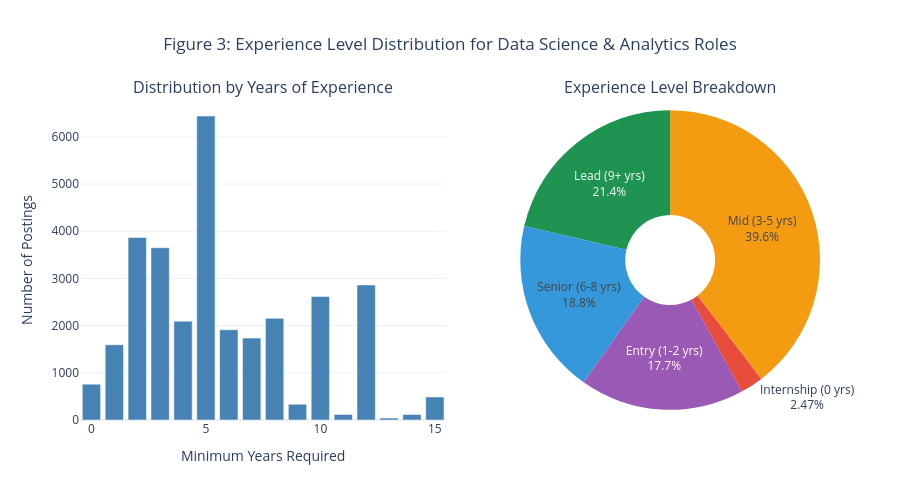

Notebook cell for this chart:
### Code cell
# Bar chart: detailed distribution
fig.add_trace(
    go.Bar(
        x=exp_pdf["MIN_YEARS_EXPERIENCE_CLEANED"],
        y=exp_pdf["count"],
        marker_color="steelblue",
        name="Job Postings",
        hovertemplate="Years: %{x}<br>Postings: %{y:,}<extra></extra>"
    ),
    row=1, col=1
)

# Pie chart: entry vs senior
colors = ["#1f9450", "#3498db", "#f39c12", "#e74c3c", "#9b59b6"]
fig.add_trace(
    go.Pie(
        labels=level_counts["EXPERIENCE_LEVEL"],
        values=level_counts["count"],
        marker=dict(colors=colors),
        textinfo="label+percent",
        hole=0.3,
        name="Experience Level"
    ),
    row=1, col=2
)

fig.update_layout(
    title_text="Figure 3: Experience Level Distribution for Data Science & Analytics Roles",
    title_x=0.5,
    height=500,
    showlegend=False
)

fig.update_xaxes(title_text="Minimum Years Required", row=1, col=1)
fig.update_yaxes(title_text="Number of Postings", row=1, col=1)
fig.show()

### Figure 1 — Plotly figure (JSON) as saved in the notebook; plotly's stock layout.template omitted (floating-point values rounded to 4 significant figures)
{"data": [{"hovertemplate": "Years: %{x}<br>Postings: %{y:,}<extra></extra>", "marker": {"color": "steelblue"}, "name": "Job Postings", "type": "bar", "x": [0, 1, 2, 3, 4, 5, 6, 7, 8, 9, 10, 11, 12, 13, 14, 15], "xaxis": "x", "y": [760, 1594, 3867, 3651, 2095, 6442, 1912, 1735, 2154, 334, 2616, 119, 2862, 40, 118, 487], "yaxis": "y"}, {"domain": {"x": [0.595, 1], "y": [0, 1]}, "hole": 0.3, "labels": ["Lead (9+ yrs)", "Senior (6-8 yrs)", "Mid (3-5 yrs)", "Internship (0 yrs)", "Entry (1-2 yrs)"], "marker": {"colors": ["#1f9450", "#3498db", "#f39c12", "#e74c3c", "#9b59b6"]}, "name": "Experience Level", "textinfo": "label+percent", "type": "pie", "values": [6576, 5801, 12188, 760, 5461]}], "layout": {"annotations": [{"font": {"size": 16}, "showarrow": false, "text": "Distribution by Years of Experience", "x": 0.2475, "xanchor": "center", "xref": "paper", "y": 1, "yanchor": "bottom", "yref": "paper"}, {"font": {"size": 16}, "showarrow": false, "text": "Experience Level Breakdown", "x": 0.7975, "xanchor": "center", "xref": "paper", "y": 1, "yanchor": "bottom", "yref": "paper"}], "height": 500, "showlegend": false, "title": {"text": "Figure 3: Experience Level Distribution for Data Science & Analytics Roles", "x": 0.5}, "xaxis": {"anchor": "y", "domain": [0, 0.495], "title": {"text": "Minimum Years Required"}}, "yaxis": {"anchor": "x", "domain": [0, 1], "title": {"text": "Number of Postings"}}}}
